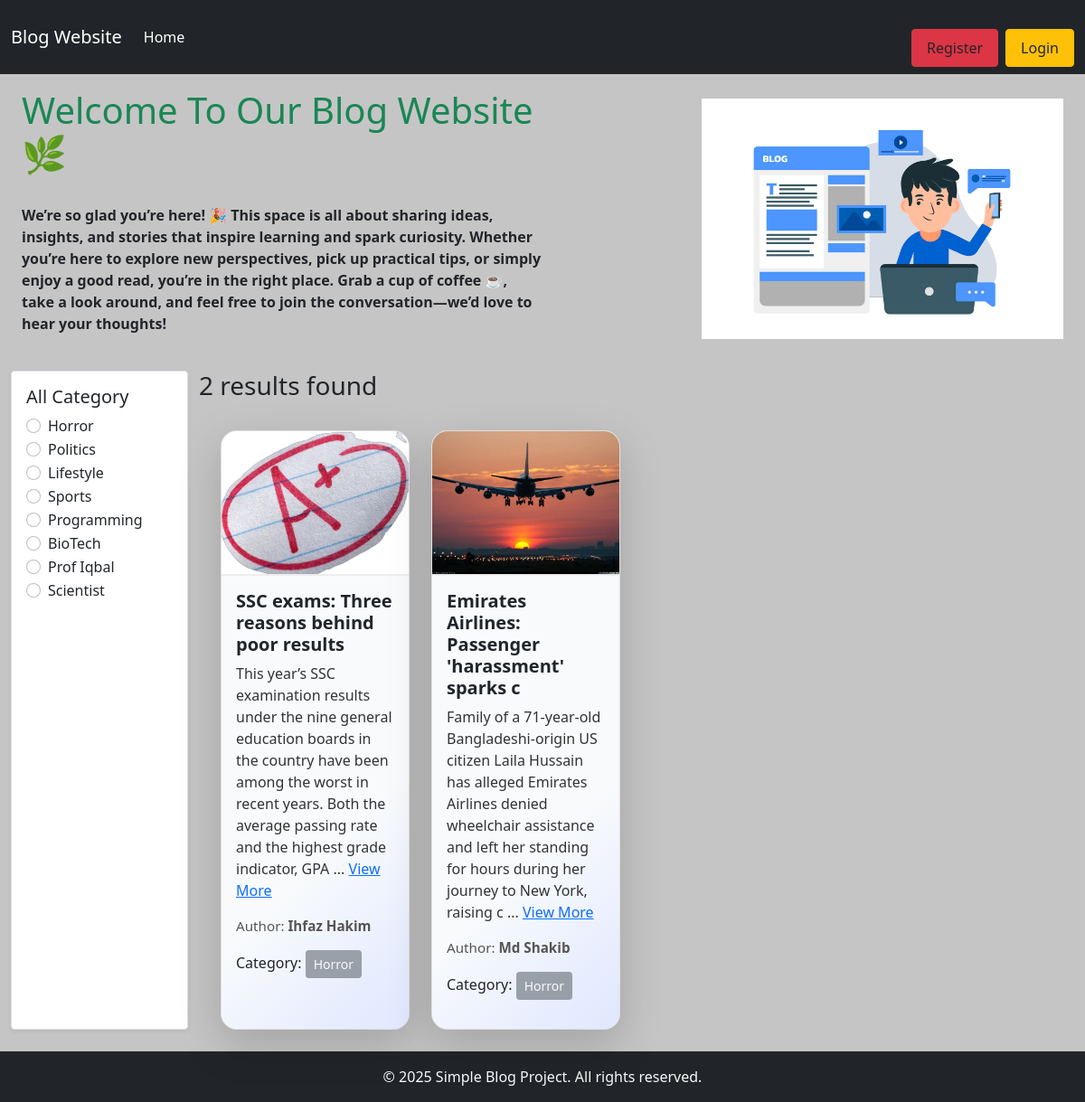
The page /category/horror/ on the database its author committed.
### categories/models.py (models this page shows, shortened)
class Category(models.Model):
    name = models.CharField(max_length=200)
    slug = models.SlugField(max_length=100,unique=True,null=True,blank=True)

### post/models.py (models this page shows, shortened)
class Post(models.Model):
    title = models.CharField(max_length=50)
    content = models.TextField()
    category = models.ManyToManyField(Category)
    author = models.ForeignKey(User,on_delete=models.CASCADE) #many to one or one to many relation er jnno ForeignKey use kri
    image = models.ImageField(upload_to='post/media/uploads/', blank=True,null=True)

### blog_project/views.py (the view)
# urls.py: path('',views.home, name='homepage'),
def home(request,category_slug = None):
    data = Post.objects.all()
    if category_slug is not None:
        category = Category.objects.get(slug = category_slug)
        data = Post.objects.filter(category = category)
    categories = Category.objects.all()
    return render(request, 'home.html', {'data': data, 'category': categories})

### templates/home.html (shortened to what this page needs)
{% extends "base.html" %}
{% load static %}
{% block content %}
<div class="d-flex flex-wrap px-4 pt-3 align-items-center">
  <div class="col-6">
   <h1 class="text-success">Welcome To Our Blog Website 🌿</h1><br>
    <p><b>
We’re so glad you’re here! 🎉
This space is all about sharing ideas, insights, and stories that inspire learning and spark curiosity. Whether you’re here to explore new perspectives, pick up practical tips, or simply enjoy a good read, you’re in the right place.
Grab a cup of coffee ☕, take a look around, and feel free to join the conversation—we’d love to hear your thoughts! </b></p>
  </div>
  <div class="col-6">
    <img src="{% static 'logo.jpg' %}" class="img-fluid" style="max-width: 400px; height: auto; float: right; margin-right: 0;" alt="Logo" />
  </div>
</div>
<div class="row p-4">
  <div class="col-2 p-0">
    <div class="bg-white border rounded shadow-sm p-3 h-100" style="min-height: 350px;">
      <h5>All Category</h5>
      {% for cat in category %}
        <div class="form-check">
          <input class="form-check-input" type="radio" name="category" id="cat-{{cat.id}}" data-url="{% url 'category_wise_post' cat.slug %}">
          <label class="form-check-label" for="cat-{{cat.id}}">
            {{cat.name}}
          </label>
        </div>
      {% endfor %}
    </div>
  </div>
  <div class="col-10">
    <h3>{{ data|length }} results found</h3>
    <div class="row g-4 px-4 pt-4">
      {% for post in data %}
      <div class="col-md-3 d-flex">
        <div class="card shadow-lg flex-fill" style="border-radius: 18px; overflow: hidden; display: flex; flex-direction: column;">
          {% if post.image %}
            <img src="{{ post.image.url }}" class="card-img-top" style="height: 160px; object-fit: cover; border-bottom: 2px solid #eee;" alt="Post Image" />
          {% endif %}
          <div class="card-body d-flex flex-column justify-content-start" style="flex: 1 1 auto; background: linear-gradient(135deg, #f8fafc 60%, #e0e7ff 100%);">
            <h5 class="card-title text-danger" style="font-weight: bold; white-space: normal; word-break: break-word;"> <a href="{% url 'detail_post' post.id%}" class="text-decoration-none text-dark" >  {{post.title}} </a>
            </h5>
            <p class="card-text" style="color: #333; white-space: normal; word-break: break-word;">
              <span id="short-{{post.id}}">
                {{ post.content|slice:":200" }}
                {% if post.content|length > 200 %}
                  ... <a href="javascript:void(0);" class="view-more" data-post="{{post.id}}">View More</a>
                {% endif %}
              </span>
            </p>
            <p style="font-size: 0.95em; color: #555;">
              Author: <strong>{{post.author.first_name}} {{post.author.last_name}}</strong>
            </p>
            <p>
              Category:
              {% for cat in post.category.all %}
                <button class="btn btn-secondary btn-sm" disabled>{{cat.name}}</button>
              {% endfor %}
            </p>
          </div>
        </div>
      </div>
      {% endfor %}
    </div>
  </div>
</div>
{% endblock %}

### rows shown on the page
Category: name "Horror"
Category: name "Politics"
Category: name "Lifestyle"
Category: name "Sports"
Category: name "Programming"
Category: name "BioTech"
Category: name "Prof Iqbal"
Category: name "Scientist"
Post: image (picture), title "SSC exams: Three reasons behind poor results", content "This year’s SSC examination results under the nine general education boards in the country have been among the worst in recent years. Both the average passing rate and the highest grade indicator, GPA", author.first_name "Ihfaz", author.last_name "Hakim"
Post: image (picture), title "Emirates Airlines: Passenger 'harassment' sparks c", content "Family of a 71-year-old Bangladeshi-origin US citizen Laila Hussain has alleged Emirates Airlines denied wheelchair assistance and left her standing for hours during her journey to New York, raising c", author.first_name "Md", author.last_name "Shakib"

### other values the page prints
{{ data|length }} "2"
{{ now|default:2025 }} "2025"
